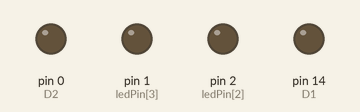
Bench run of a sketch on a simulated Arduino Uno, built with avr-gcc and run on an emulated ATmega328P. On the bench: output pins drawn as LEDs (lit = HIGH).

Above: at 0.06 s.
At 0.59 s:
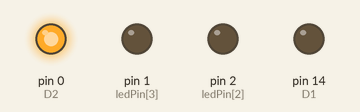
At 1.11 s:
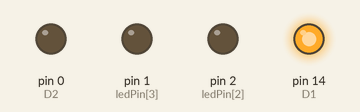
At 2.29 s:
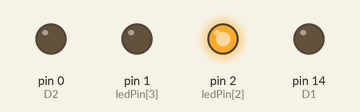
At 3.47 s:
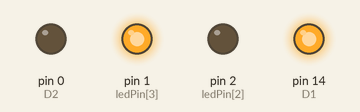
At 4.65 s:
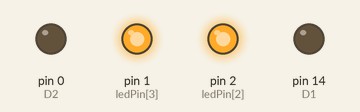
Timing chart, 0 to 5.0 s (numbered marks = the images above):
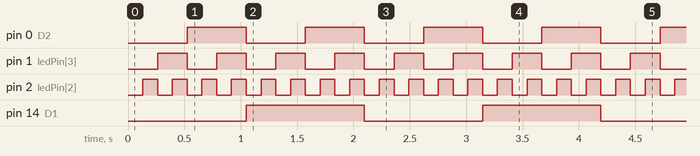

Measured:
- by itself, pin 0 (D2): alternates HIGH for 0.52 s and LOW for 0.52 s
- by itself, pin 1 (ledPin[3]): alternates HIGH for 0.26 s and LOW for 0.26 s
- by itself, pin 2 (ledPin[2]): alternates HIGH for 0.13 s and LOW for 0.13 s
- by itself, pin 14 (D1): alternates HIGH for 1.0 s and LOW for 1.0 s

The sketch:

Lattuino_Counter.ino
```cpp
// Lattuino Stick
// 4 bit counter

#define D1 14
#define D2 0
#define D3 1
#define D4 2
#define D5 3

#define DELAY 8


byte counter = 0;
int ledPin[] = {D4,D3,D2,D1};

void setup() {
  for (unsigned i=0;i<4;i++)
    pinMode(ledPin[i], OUTPUT);
}

void loop() {
  displayBinary(counter);
  delayTest(DELAY);
  counter++;
}

void displayBinary(byte n) {
  for (unsigned i=0; i<4; i++)
    digitalWrite(ledPin[i], (bitRead(n, i)==1) ? HIGH : LOW);
}

void delayTest(unsigned t) {
  for (unsigned i=t; i; i--)
    _delay_loop_2(0);
}
```
